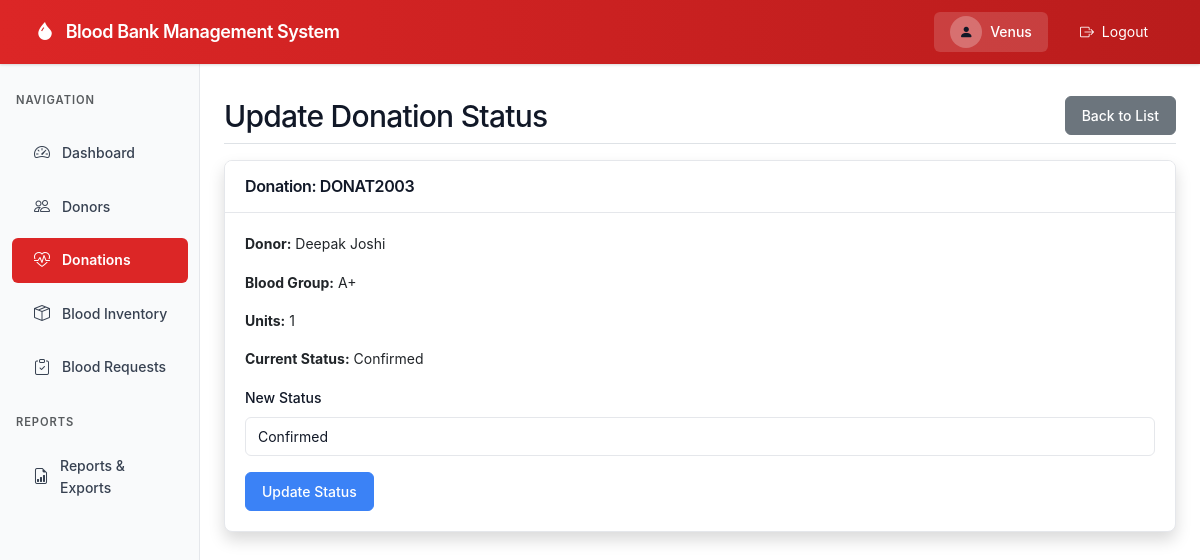
The app's page /donations/4/update-status/ (signed in) with its own data.
### donations/models.py (models this page shows, shortened)
class Donation(models.Model):
    donation_id = models.CharField(max_length=20, unique=True)
    donor = models.ForeignKey(Donor, on_delete=models.CASCADE, related_name='donations')
    blood_group = models.CharField(max_length=5, choices=BLOOD_GROUP_CHOICES)
    units_collected = models.IntegerField(default=1)
    donation_date = models.DateField(default=timezone.now)
    collection_center = models.CharField(max_length=200)
    donation_status = models.CharField(max_length=20, choices=DONATION_STATUS_CHOICES, default='Pending')
    stock_updated = models.BooleanField(default=False)
    class Meta:
        ordering = ['-donation_date']

### donors/models.py (models this page shows, shortened)
class Donor(models.Model):
    donor_id = models.CharField(max_length=20, unique=True)
    full_name = models.CharField(max_length=200)
    age = models.IntegerField()
    gender = models.CharField(max_length=10, choices=GENDER_CHOICES)
    blood_group = models.CharField(max_length=5, choices=BLOOD_GROUP_CHOICES)
    phone_number = models.CharField(max_length=15)
    city = models.CharField(max_length=100)
    registration_date = models.DateField(default=timezone.now)
    last_donation_date = models.DateField(null=True, blank=True)
    donation_eligibility_status = models.BooleanField(default=True)
    class Meta:
        ordering = ['-registration_date']

### donations/views.py (the view, shortened to what this page needs)
# urls.py: path('<int:pk>/update-status/', views.update_donation_status, name='update_donation_status'),
@login_required
def update_donation_status(request, pk):
    donation = get_object_or_404(Donation, pk=pk)
    return render(request, 'donations/update_status.html', {'donation': donation})

### templates/donations/update_status.html (shortened to what this page needs)
{% extends 'base.html' %}
{% load static %}
{% block content %}
<div class="d-flex justify-content-between flex-wrap flex-md-nowrap align-items-center pt-3 pb-2 mb-3 border-bottom">
    <h1 class="h2">Update Donation Status</h1>
    <a href="{% url 'donation_list' %}" class="btn btn-secondary">Back to List</a>
</div>
<div class="card shadow">
    <div class="card-header">
        <h6 class="m-0 font-weight-bold">Donation: {{ donation.donation_id }}</h6>
    </div>
    <div class="card-body">
        <p><strong>Donor:</strong> {{ donation.donor.full_name }}</p>
        <p><strong>Blood Group:</strong> {{ donation.blood_group }}</p>
        <p><strong>Units:</strong> {{ donation.units_collected }}</p>
        <p><strong>Current Status:</strong> {{ donation.donation_status }}</p>
        <form method="post">
            <div class="mb-3">
                <label class="form-label">New Status</label>
                <select name="donation_status" class="form-control" required>
                    <option value="Confirmed" {% if donation.donation_status == 'Confirmed' %}selected{% endif %}>Confirmed</option>
                </select>
            </div>
            <button type="submit" class="btn btn-primary">Update Status</button>
        </form>
    </div>
</div>
{% endblock %}

### templates/base.html (shortened to what this page needs)
<!DOCTYPE html>
<html lang="en">
<head>
    <link href="https://cdn.jsdelivr.net/npm/bootstrap@5.3.0/dist/css/bootstrap.min.css" rel="stylesheet">
    <link rel="stylesheet" href="https://cdn.jsdelivr.net/npm/bootstrap-icons@1.10.0/font/bootstrap-icons.css">
    {% load static %}
    <link rel="stylesheet" href="{% static 'css/style.css' %}">
</head>
<body>
    {% if user.is_authenticated %}
    <nav class="navbar navbar-expand-lg navbar-dark fixed-top" style="background: linear-gradient(90deg, #dc2626 0%, #b91c1c 100%); height: 64px; z-index: 1030;">
        <div class="container-fluid">
            <a class="navbar-brand" href="{% url 'dashboard' %}">
                <i class="bi bi-droplet-fill me-2"></i> Blood Bank Management System
            </a>
            <div class="collapse navbar-collapse" id="navbarNav">
                <ul class="navbar-nav ms-auto align-items-center">
                    <li class="nav-item">
                        <div class="d-flex align-items-center gap-2 me-3 px-3 py-1" style="background: rgba(255,255,255,0.15); border-radius: 0.375rem;">
                            <div style="width: 32px; height: 32px; background: rgba(255,255,255,0.25); border-radius: 50%; display: flex; align-items: center; justify-content: center;">
                                <i class="bi bi-person-fill"></i>
                            </div>
                            <span style="font-weight: 500; color: white;">{{ user.username }}</span>
                        </div>
                    </li>
                    <li class="nav-item">
                        <a class="nav-link px-3" href="{% url 'logout' %}" style="color: white;">
                            <i class="bi bi-box-arrow-right me-1"></i> Logout
                        </a>
                    </li>
                </ul>
            </div>
        </div>
    </nav>
    <div class="container-fluid" style="padding-top: 64px;">
        <div class="row">
            <nav class="col-md-3 col-lg-2 d-md-block sidebar">
                <div class="position-sticky pt-2">
                    <div class="px-3 mb-3">
                        <small class="text-uppercase text-muted" style="font-size: 0.7rem; font-weight: 600; letter-spacing: 0.08em;">Navigation</small>
                    </div>
                    <ul class="nav flex-column">
                        <li class="nav-item">
                            <a class="nav-link {% if request.resolver_match.url_name == 'dashboard' %}active{% endif %}" href="{% url 'dashboard' %}">
                                <i class="bi bi-speedometer2"></i> Dashboard
                            </a>
                        </li>
                        <li class="nav-item">
                            <a class="nav-link {% if 'donor' in request.resolver_match.url_name %}active{% endif %}" href="{% url 'donor_list' %}">
                                <i class="bi bi-people"></i> Donors
                            </a>
                        </li>
                        <li class="nav-item">
                            <a class="nav-link {% if 'donation' in request.resolver_match.url_name %}active{% endif %}" href="{% url 'donation_list' %}">
                                <i class="bi bi-heart-pulse"></i> Donations
                            </a>
                        </li>
                        <li class="nav-item">
                            <a class="nav-link {% if 'inventory' in request.resolver_match.url_name %}active{% endif %}" href="{% url 'inventory_list' %}">
                                <i class="bi bi-box-seam"></i> Blood Inventory
                            </a>
                        </li>
                        <li class="nav-item">
                            <a class="nav-link {% if 'request' in request.resolver_match.url_name %}active{% endif %}" href="{% url 'request_list' %}">
                                <i class="bi bi-clipboard-check"></i> Blood Requests
                            </a>
                        </li>
                        <li class="nav-item mt-3">
                            <div class="px-3 mb-2">
                                <small class="text-uppercase text-muted" style="font-size: 0.7rem; font-weight: 600; letter-spacing: 0.08em;">Reports</small>
                            </div>
                        </li>
                        <li class="nav-item">
                            <a class="nav-link {% if 'report' in request.resolver_match.url_name %}active{% endif %}" href="{% url 'reports_home' %}">
                                <i class="bi bi-file-earmark-bar-graph"></i> Reports & Exports
                            </a>
                        </li>
                    </ul>
                </div>
            </nav>
            <main class="col-md-9 ms-sm-auto col-lg-10 px-md-4" style="padding-top: 1rem;">
                {% block content %}
                {% endblock %}
            </main>
        </div>
    </div>
    {% else %}
        {% block auth_content %}
        {% endblock %}
    {% endif %}
</body>
</html>

### static/css/style.css (style rules this page uses)
:root { --primary-red: #dc2626; --primary-red-dark: #b91c1c; --accent-red: #ef4444; --bg-light: #f9fafb; --border-light: #e5e7eb; --text-primary: #111827; --text-secondary: #374151; --text-muted: #6b7280; }
* { font-family: -apple-system, BlinkMacSystemFont, 'Segoe UI', 'Roboto', 'Oxygen', 'Ubuntu', 'Cantarell', 'Fira Sans', 'Droid Sans', 'Helvetica Neue', sans-serif; }
body { font-size: 0.875rem; background-color: #ffffff; color: var(--text-primary); line-height: 1.6; }
.navbar { box-shadow: 0 1px 3px 0 rgba(0, 0, 0, 0.1), 0 1px 2px 0 rgba(0, 0, 0, 0.06); padding: 0.75rem 1.5rem; }
.navbar-brand { font-weight: 600; font-size: 1.125rem; letter-spacing: -0.025em; }
.sidebar { position: fixed; top: 64px; bottom: 0; left: 0; z-index: 100; padding: 1rem 0 0; box-shadow: inset -1px 0 0 var(--border-light); background-color: var(--bg-light) !important; overflow-y: auto; height: calc(100vh - 64px); }
.sidebar .nav-link { font-weight: 500; color: var(--text-secondary); padding: 0.625rem 1.25rem; margin: 0.25rem 0.75rem; border-radius: 0.375rem; transition: all 0.15s ease-in-out; display: flex; align-items: center; gap: 0.625rem; font-size: 0.875rem; }
.sidebar .nav-link i { font-size: 1rem; width: 1.25rem; text-align: center; }
.sidebar .nav-link.active { color: white; background-color: var(--primary-red); font-weight: 600; }
main { margin-left: 0; padding-top: 1.5rem; padding-bottom: 2rem; }
@media (min-width: 768px) { main { margin-left: 25%; } }
@media (min-width: 992px) { main { margin-left: 16.666667%; } }
.card { box-shadow: 0 1px 3px 0 rgba(0, 0, 0, 0.1), 0 1px 2px 0 rgba(0, 0, 0, 0.06); border: 1px solid var(--border-light); margin-bottom: 1.5rem; border-radius: 0.5rem; overflow: hidden; }
.card-header { background-color: #ffffff; border-bottom: 1px solid var(--border-light); font-weight: 600; font-size: 0.9375rem; padding: 1rem 1.25rem; color: var(--text-primary); letter-spacing: -0.01em; }
.card-body { padding: 1.25rem; }
h1, h2, h3, h4, h5, h6 { color: var(--text-primary); font-weight: 600; letter-spacing: -0.025em; line-height: 1.2; }
.h2 { font-size: 1.875rem; margin-bottom: 0; }
.font-weight-bold { font-weight: 600 !important; }
.btn { font-weight: 500; font-size: 0.875rem; padding: 0.5rem 1rem; border-radius: 0.375rem; transition: all 0.15s ease-in-out; }
.btn-primary { background-color: #3b82f6; border-color: #3b82f6; }
.form-label { font-weight: 500; color: var(--text-primary); margin-bottom: 0.5rem; font-size: 0.875rem; }
.form-control, .form-select { border: 1px solid var(--border-light); border-radius: 0.375rem; padding: 0.5rem 0.75rem; font-size: 0.875rem; color: var(--text-primary); transition: border-color 0.15s ease-in-out, box-shadow 0.15s ease-in-out; }

### records on screen
Donation: donation_id "DONAT2003", donor.full_name "Deepak Joshi", blood_group "A+", units_collected "1", donation_status "Confirmed"

### other values on screen
{{ user.username }} "Venus"
